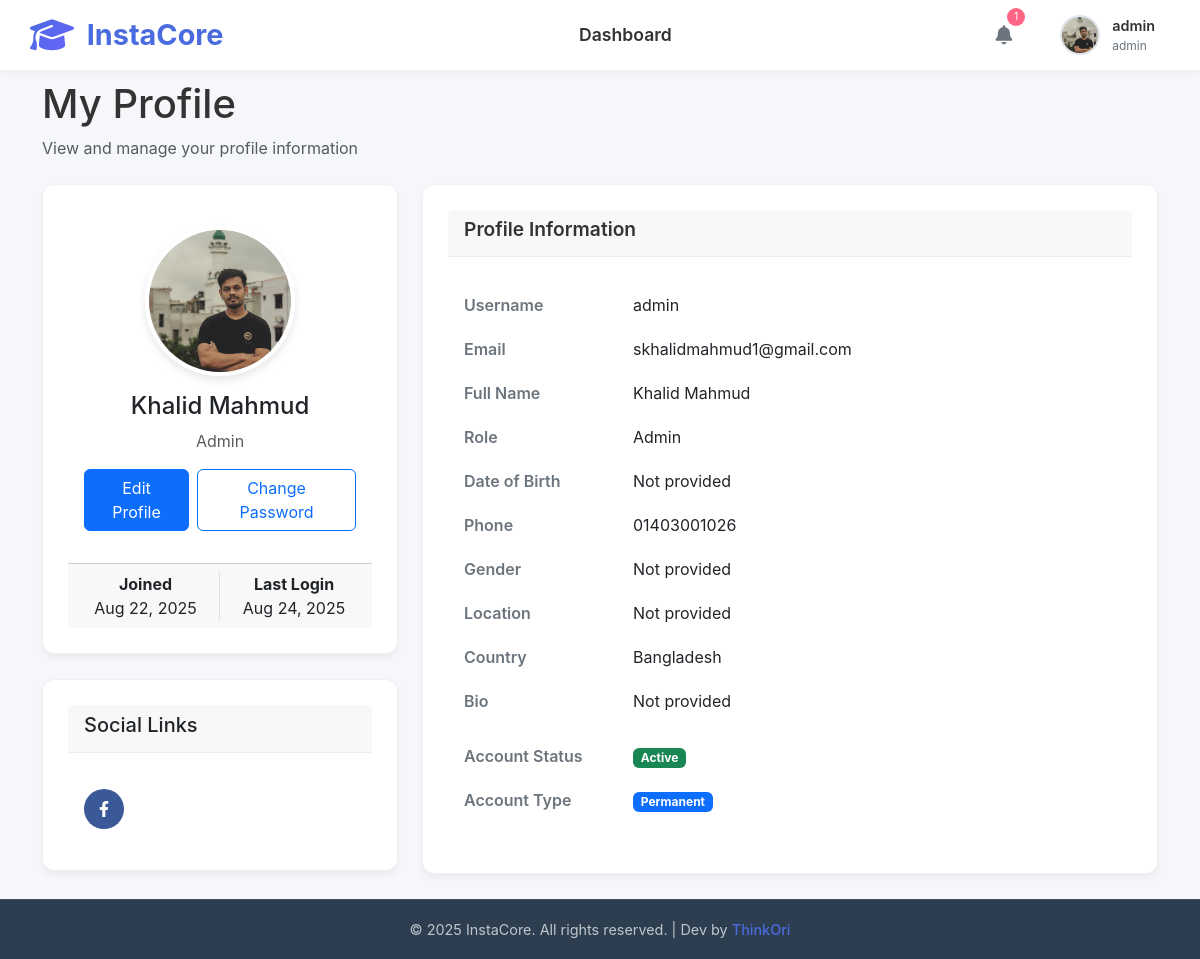
Page /profile/ (signed in) on the committed database.
### AuthApp/models.py (models this page shows, shortened)
class User(AbstractUser):
    ROLE_CHOICES = [
        ('admin', 'Admin'),
        ('employee', 'Employee'),
        ('student', 'Student'),
        ('candidate', 'Candidate'),
    ]
    SUBROLE_CHOICES = [
        ('faculty', 'Faculty'),
        ('hr', 'HR'),
        ('finance', 'Finance'),
        ('marketing', 'Marketing'),
        ('it', 'IT'),
        ('teacher', 'Teacher'),
        ('other', 'Other'),
    ]
    role = models.CharField(max_length=20, choices=ROLE_CHOICES, default='student', blank=True, null=True)
    sub_role = models.CharField(max_length=30, choices=SUBROLE_CHOICES, blank=True, null=True)
    image = models.ImageField(upload_to="profiles/", blank=True, null=True)
    bio = models.TextField(blank=True)
    date_of_birth = models.DateField(blank=True, null=True)
    phone = models.CharField(max_length=20, blank=True)
    gender = models.CharField(max_length=10, blank=True)
    location = models.CharField(max_length=100, blank=True)
    country = models.CharField(max_length=50, blank=True)
    facebook = models.URLField(blank=True)
    twitter = models.URLField(blank=True)
    instagram = models.URLField(blank=True)
    linkedin = models.URLField(blank=True)
    is_active = models.BooleanField(default=True)
    is_temporary = models.BooleanField(default=False)  # For temporary accounts

### AuthApp/views.py (the view)
# urls.py: path('profile/', views.view_profile, name='profile'),
@login_required
def view_profile(request):
    user = request.user
    context = {
        'user': user
    }
    return render(request, 'AuthApp/profile.html', context)

### AuthApp/templates/AuthApp/profile.html (shortened to what this page needs)
<!DOCTYPE html>
<html lang="en">
<head>
    <link rel="stylesheet" href="https://cdnjs.cloudflare.com/ajax/libs/font-awesome/6.4.0/css/all.min.css">
    <link href="https://cdn.jsdelivr.net/npm/bootstrap@5.3.0/dist/css/bootstrap.min.css" rel="stylesheet">
</head>
<body>
    {% include "header.html" %}
    <main class="container">
        <div class="page-header mb-4">
            <h1>My Profile</h1>
            <p class="text-muted">View and manage your profile information</p>
        </div>
        <div class="row">
            <div class="col-lg-4">
                <div class="card text-center">
                    <div class="card-body">
                        {% if user.image %}
                            <img src="{{ user.image.url }}" alt="Profile" class="profile-avatar mb-3">
                        {% else %}
                            <div class="rounded-circle mb-3 d-flex align-items-center justify-content-center bg-light mx-auto" style="width: 150px; height: 150px;">
                                <i class="fas fa-user fa-3x text-secondary"></i>
                            </div>
                        {% endif %}
                        <h4>{{ user.get_full_name|default:user.username }}</h4>
                        <p class="text-muted">{{ user.role|title }}{% if user.sub_role %} - {{ user.sub_role|title }}{% endif %}</p>
                        <div class="d-flex justify-content-center mb-3">
                            <a href="{% url 'auth:update_profile' %}" class="btn btn-primary me-2">Edit Profile</a>
                            <a href="{% url 'auth:change_password' %}" class="btn btn-outline-primary">Change Password</a>
                        </div>
                    </div>
                    <div class="card-footer">
                        <div class="row">
                            <div class="col-6 text-center border-end">
                                <strong>Joined</strong>
                                <div>{{ user.date_joined|date:"M d, Y" }}</div>
                            </div>
                            <div class="col-6 text-center">
                                <strong>Last Login</strong>
                                <div>{{ user.last_login|date:"M d, Y" }}</div>
                            </div>
                        </div>
                    </div>
                </div>
                <div class="card">
                    <div class="card-header">
                        <h5 class="mb-0">Social Links</h5>
                    </div>
                    <div class="card-body">
                        <div class="social-links">
                            {% if user.facebook %}
                                <a href="{{ user.facebook }}" target="_blank" class="facebook"><i class="fab fa-facebook-f"></i></a>
                            {% endif %}
                        </div>
                    </div>
                </div>
            </div>
            <div class="col-lg-8">
                <div class="card">
                    <div class="card-header">
                        <h4 class="card-title mb-0">Profile Information</h4>
                    </div>
                    <div class="card-body">
                        <div class="row profile-info-row">
                            <div class="col-sm-3">
                                <div class="profile-info-label">Username</div>
                            </div>
                            <div class="col-sm-9">
                                {{ user.username }}
                            </div>
                        </div>
                        <div class="row profile-info-row">
                            <div class="col-sm-3">
                                <div class="profile-info-label">Email</div>
                            </div>
                            <div class="col-sm-9">
                                {{ user.email }}
                            </div>
                        </div>
                        <div class="row profile-info-row">
                            <div class="col-sm-3">
                                <div class="profile-info-label">Full Name</div>
                            </div>
                            <div class="col-sm-9">
                                {{ user.get_full_name|default:"Not provided" }}
                            </div>
                        </div>
                        <div class="row profile-info-row">
                            <div class="col-sm-3">
                                <div class="profile-info-label">Role</div>
                            </div>
                            <div class="col-sm-9">
                                {{ user.role|title }}{% if user.sub_role %} - {{ user.sub_role|title }}{% endif %}
                            </div>
                        </div>
                        <div class="row profile-info-row">
                            <div class="col-sm-3">
                                <div class="profile-info-label">Date of Birth</div>
                            </div>
                            <div class="col-sm-9">
                                {{ user.date_of_birth|date:"F d, Y"|default:"Not provided" }}
                            </div>
                        </div>
                        <div class="row profile-info-row">
                            <div class="col-sm-3">
                                <div class="profile-info-label">Phone</div>
                            </div>
                            <div class="col-sm-9">
                                {{ user.phone|default:"Not provided" }}
                            </div>
                        </div>
                        <div class="row profile-info-row">
                            <div class="col-sm-3">
                                <div class="profile-info-label">Gender</div>
                            </div>
                            <div class="col-sm-9">
                                {{ user.gender|title|default:"Not provided" }}
                            </div>
                        </div>
                        <div class="row profile-info-row">
                            <div class="col-sm-3">
                                <div class="profile-info-label">Location</div>
                            </div>
                            <div class="col-sm-9">
                                {{ user.location|default:"Not provided" }}
                            </div>
                        </div>
                        <div class="row profile-info-row">
                            <div class="col-sm-3">
                                <div class="profile-info-label">Country</div>
                            </div>
                            <div class="col-sm-9">
                                {{ user.country|default:"Not provided" }}
                            </div>
                        </div>
                        <div class="row profile-info-row">
                            <div class="col-sm-3">
                                <div class="profile-info-label">Bio</div>
                            </div>
                            <div class="col-sm-9">
                                {{ user.bio|default:"Not provided"|linebreaks }}
                            </div>
                        </div>
                        <div class="row profile-info-row">
                            <div class="col-sm-3">
                                <div class="profile-info-label">Account Status</div>
                            </div>
                            <div class="col-sm-9">
                                {% if user.is_active %}
                                    <span class="badge bg-success">Active</span>
                                {% else %}
                                    <span class="badge bg-danger">Inactive</span>
                                {% endif %}
                            </div>
                        </div>
                        <div class="row profile-info-row">
                            <div class="col-sm-3">
                                <div class="profile-info-label">Account Type</div>
                            </div>
                            <div class="col-sm-9">
                                {% if user.is_temporary %}
                                    <span class="badge bg-warning">Temporary</span>
                                {% else %}
                                    <span class="badge bg-primary">Permanent</span>
                                {% endif %}
                            </div>
                        </div>
                    </div>
                </div>
            </div>
        </div>
    </main>
    <footer class="footer">
        <div class="container">
            <p>&copy; <span id="currentYear">2023</span> InstaCore. All rights reserved. | Dev by <a href="https://github.com/ThinkOri" target="_blank">ThinkOri</a></p>
        </div>
    </footer>
</body>
</html>

### templates/header.html (shortened to what this page needs)
<header class="header">
        <div class="logo">
            <i class="fas fa-graduation-cap"></i>
            <span>InstaCore</span>
        </div>
        <div class="nav-center">
            {% if user.role == 'admin' %}
                <a href="{% url 'admin_dashboard:dashboard' %}" class="btn">Dashboard</a>
            {% elif user.role == 'employee' %}
                <a href="{% url 'employee:dashboard' %}" class="btn">Dashboard</a>
            {% elif user.role == 'student' %}
                <a href="{% url 'student:dashboard' %}" class="btn">Dashboard</a>
            {% elif user.role == 'candidate' %}
                <a href="{% url 'candidate:dashboard' %}" class="btn">Dashboard</a>
            {% endif %}
        </div>
        <div class="header-actions">
            <div class="notification-container">
                <div class="notification-icon">
                    <i class="fas fa-bell"></i>
                    <span class="notification-badge">1</span>
                </div>
            </div>
            <div class="profile-container">
                <div class="profile-wrapper">
                    <img src="{{ user.image.url }}" alt="Profile" class="profile-image">
                    <div class="profile-info">
                        <div class="profile-name">{{user.username}}</div>
                        <div class="profile-role">{{user.role}}</div>
                    </div>
                </div>
            </div>
        </div>
    </header>

### AuthApp/templates/AuthApp/profile.html (style rules this page uses)
:root { --primary-color: #4a6bdf; --secondary-color: #6c63ff; --accent-color: #ff6584; --text-color: #333; --light-gray: #f8f9fa; --dark-gray: #6c757d; --white: #ffffff; --card-shadow: 0 4px 6px rgba(0, 0, 0, 0.05); --hover-shadow: 0 10px 15px rgba(0, 0, 0, 0.1); }
* { margin: 0; padding: 0; box-sizing: border-box; }
body { font-family: 'Inter', -apple-system, BlinkMacSystemFont, 'Segoe UI', Roboto, sans-serif; background-color: #f5f7fb; color: var(--text-color); padding-top: 80px; padding-bottom: 60px; }
.header { background-color: var(--white); box-shadow: 0 2px 10px rgba(0, 0, 0, 0.05); height: 70px; position: fixed; width: 100%; top: 0; z-index: 1000; display: flex; align-items: center; padding: 0 30px; transition: all 0.3s ease; }
.logo { display: flex; align-items: center; font-size: 1.8rem; font-weight: 700; color: var(--primary-color); margin-right: 40px; }
.logo i { margin-right: 0.8rem; font-size: 2.2rem; background: linear-gradient(135deg, var(--primary-color), var(--secondary-color)); -webkit-background-clip: text; background-clip: text; color: transparent; }
.nav-center { display: flex; align-items: center; margin-left: auto; margin-right: auto; }
.nav-center a { text-decoration: none; color: var(--text-color); font-weight: 600; font-size: 1.1rem; padding: 10px 20px; border-radius: 8px; transition: all 0.3s; }
.header-actions { display: flex; align-items: center; }
.notification-container { position: relative; margin-right: 25px; }
.notification-icon { position: relative; cursor: pointer; color: var(--dark-gray); font-size: 1.2rem; transition: color 0.3s; padding: 8px; border-radius: 50%; }
.notification-badge { position: absolute; top: -5px; right: -5px; background-color: var(--accent-color); color: white; font-size: 0.65rem; width: 18px; height: 18px; border-radius: 50%; display: flex; align-items: center; justify-content: center; }
.profile-container { position: relative; }
.profile-wrapper { display: flex; align-items: center; cursor: pointer; padding: 8px 15px; border-radius: 30px; transition: background-color 0.3s; }
.profile-image { width: 40px; height: 40px; border-radius: 50%; object-fit: cover; border: 2px solid #e1e5eb; }
.profile-info { margin-left: 12px; }
.profile-name { font-size: 0.9rem; font-weight: 600; color: var(--text-color); }
.profile-role { font-size: 0.75rem; color: var(--dark-gray); }
.footer { background-color: #2c3e50; color: rgba(255, 255, 255, 0.7); height: 60px; position: fixed; bottom: 0; width: 100%; z-index: 1000; display: flex; align-items: center; justify-content: center; border-top: 1px solid rgba(255, 255, 255, 0.1); }
.footer p { margin: 0; font-size: 0.9rem; text-align: center; }
.footer a { color: var(--primary-color); text-decoration: none; font-weight: 500; }
.card { background-color: white; border-radius: 12px; box-shadow: var(--card-shadow); padding: 25px; transition: all 0.3s ease; border: 1px solid #f0f0f0; margin-bottom: 25px; }
.card-header { display: flex; justify-content: space-between; align-items: center; margin-bottom: 20px; padding-bottom: 15px; border-bottom: 1px solid #eee; }
.card-title { font-size: 1.2rem; font-weight: 600; color: var(--text-color); margin: 0; }
.profile-avatar { width: 150px; height: 150px; border-radius: 50%; object-fit: cover; border: 4px solid #fff; box-shadow: 0 4px 8px rgba(0, 0, 0, 0.1); }
.profile-info-row { margin-bottom: 15px; }
.profile-info-label { font-weight: 600; color: var(--dark-gray); margin-bottom: 5px; }
.social-links a { display: inline-block; width: 40px; height: 40px; line-height: 40px; text-align: center; border-radius: 50%; margin-right: 10px; color: white; transition: all 0.3s; }
.social-links a.facebook { background-color: #3b5998; }

### rows in the picture
User: image (picture), username "admin", role "admin", get_full_name "Khalid Mahmud", role "Admin", date_joined "Aug 22, 2025", last_login "Aug 24, 2025", email "skhalidmahmud1@gmail.com", date_of_birth "Not provided", phone "01403001026", gender "Not provided", location "Not provided", country "Bangladesh", bio "Not provided"
